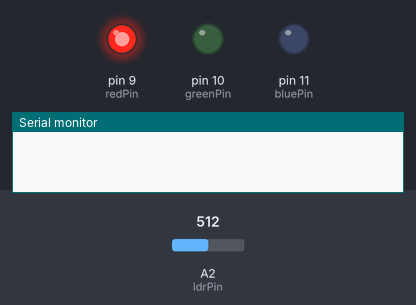
Bench run of a sketch on a simulated Arduino Uno, built with avr-gcc and run on an emulated ATmega328P. Shown: output pins drawn as LEDs (lit = HIGH), the last lines printed to the serial monitor. The inputs (shaded band) are chosen by the test bench; at power-on: A2 (ldrPin) = 512.

Above: at 0.1 s.
At 0.6 s:
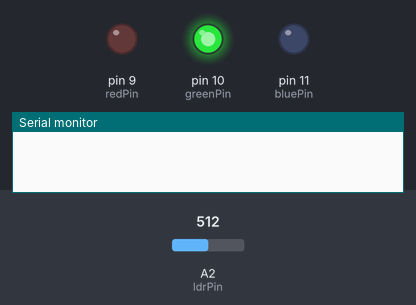
At 1.1 s:
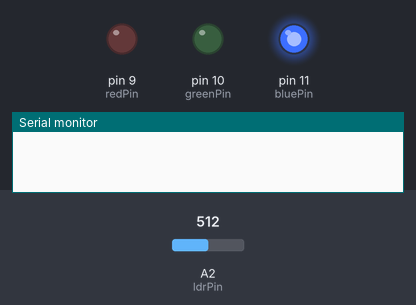
At 1.6 s:
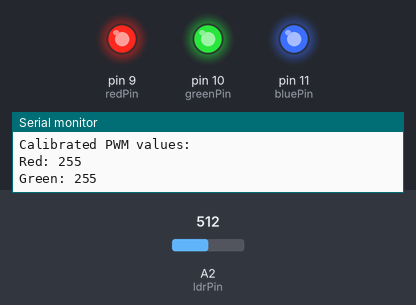
Timing chart, 0 to 3.1 s (numbered marks = the images above):
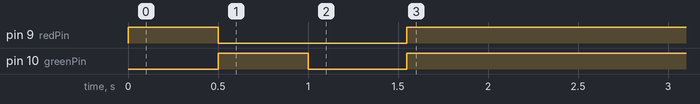

Measured:
- by itself, pin 9 (redPin): HIGH → LOW at 0.50 s, → HIGH 1.0 s later
- by itself, pin 10 (greenPin): HIGH → LOW at 1.0 s, → HIGH 0.55 s later

The sketch:

AutoCalibration.ino
```cpp
const int redPin = 9;
const int greenPin = 10;
const int bluePin = 11;
const int ldrPin = A2;

int Tred, Tgreen, Tblue;
int Rcal, Gcal, Bcal;

void setup() {
  Serial.begin(9600);
  pinMode(redPin, OUTPUT);
  pinMode(greenPin, OUTPUT);
  pinMode(bluePin, OUTPUT);

  // Step 1: Get LDR values for full brightness of each LED
  analogWrite(redPin, 255);
  analogWrite(greenPin, 0);
  analogWrite(bluePin, 0);
  delay(500);
  Tred = analogRead(ldrPin);

  analogWrite(redPin, 0);
  analogWrite(greenPin, 255);
  analogWrite(bluePin, 0);
  delay(500);
  Tgreen = analogRead(ldrPin);

  analogWrite(redPin, 0);
  analogWrite(greenPin, 0);
  analogWrite(bluePin, 255);
  delay(500);
  Tblue = analogRead(ldrPin);

  // Step 2: Find maximum brightness
  int Tmax = max(Tred, max(Tgreen, Tblue));
  Serial.print("Maximum : ");Serial.println(Tmax);
  Serial.print("Tred : ");Serial.println(Tred);
  Serial.print("Tgreen : ");Serial.println(Tgreen);
  Serial.print("Tblue : ");Serial.println(Tblue);
  // Step 3: Calibrate Red
  if (Tred < Tmax) {
    for (int i = 255; i >= 0; i--) {
      analogWrite(redPin, i);
      analogWrite(greenPin, 0);
      analogWrite(bluePin, 0);
      delay(100);
      int val = analogRead(ldrPin);
      if (abs(val - Tmax) < 5) {
        Rcal = i;
        break;
      }
    }
  } else {
    Rcal = 255;
  }

  // Step 4: Calibrate Green
  if (Tgreen < Tmax) {
    for (int i = 255; i >= 0; i--) {
      analogWrite(redPin, 0);
      analogWrite(greenPin, i);
      analogWrite(bluePin, 0);

      delay(100);
      int val = analogRead(ldrPin);
      if (abs(val - Tmax) < 5) {
        Gcal = i;
        break;
      }
    }
  } else {
    Gcal = 255;
  }

  // Step 5: Calibrate Blue
  if (Tblue < Tmax) {
    for (int i = 255; i >= 0; i--) {
      analogWrite(redPin, 0);
      analogWrite(greenPin, 0);
      analogWrite(bluePin, i);
      delay(100);
      int val = analogRead(ldrPin);
      if (abs(val - Tmax) < 5) {
        Bcal = i;
        break;
      }
    }
  } else {
    Bcal = 255;
  }

  // Print Calibrated Values
  Serial.println("Calibrated PWM values:");
  Serial.print("Red: "); Serial.println(Rcal);
  Serial.print("Green: "); Serial.println(Gcal);
  Serial.print("Blue: "); Serial.println(Bcal);
}

void loop() {
  // Optional: apply calibrated values to display white-balanced light
  analogWrite(redPin, Rcal);
  analogWrite(greenPin, Gcal);
  analogWrite(bluePin, Bcal);
}
```
